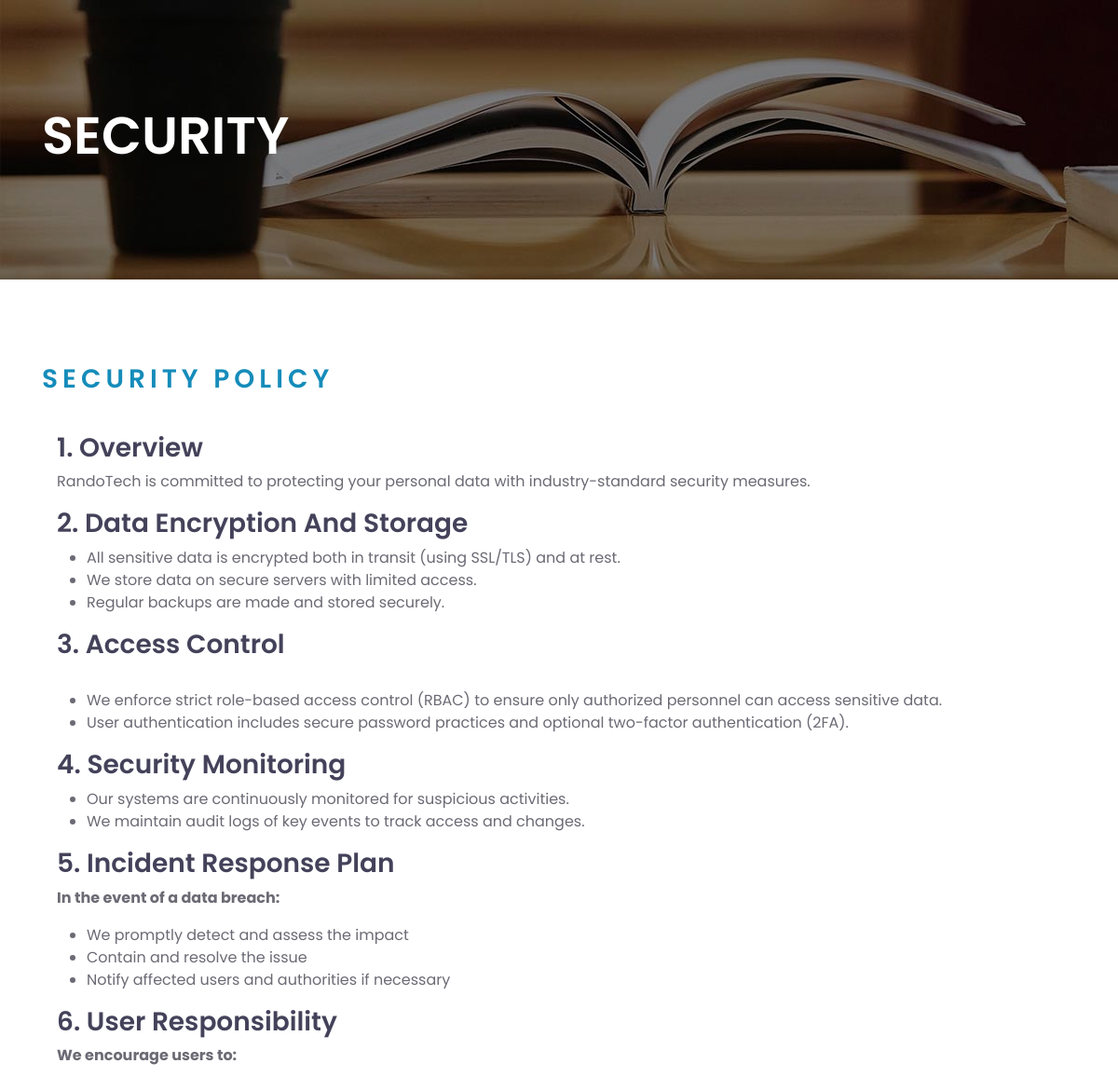
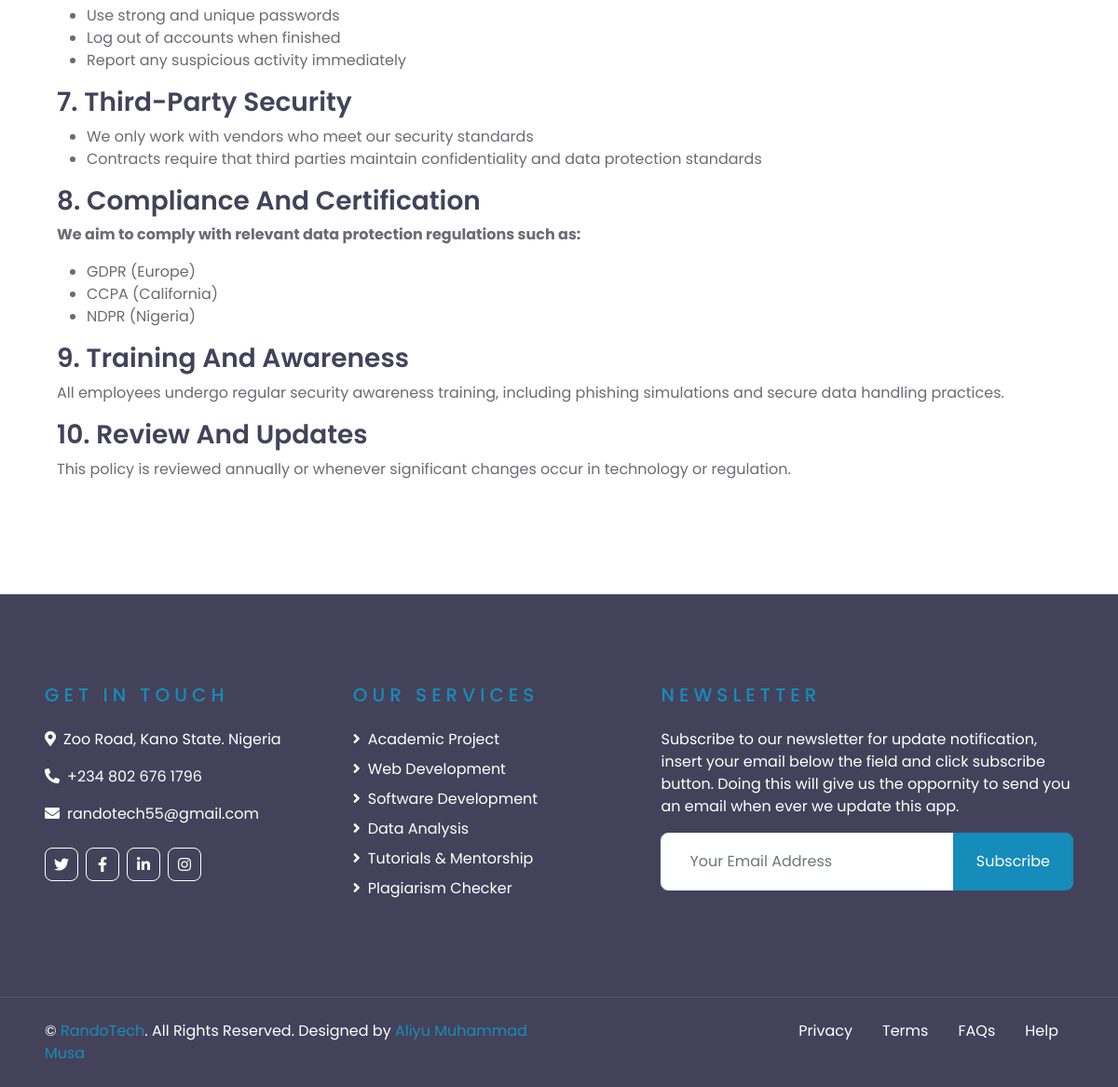
Page /security/ on the committed database (2 pictures, top to bottom).
### core/models.py (models this page shows, shortened)
class Service(models.Model):
    name = models.CharField(max_length=50)
    description = models.TextField(default='Write Something')
    price1 = models.IntegerField(default=0)
    price2 = models.IntegerField(default=0)
    price3 = models.IntegerField(default=0)
    price4 = models.IntegerField(default=0)
    price5 = models.IntegerField(default=0)
    cover_img = models.ImageField(upload_to='img/post_cover', default='image')
    img1 = models.ImageField(upload_to='img/img', default='img/post_cover/image_1.jpg')
    img2 = models.ImageField(upload_to='img/img', default='img/post_cover/image_1.jpg')
    img3 = models.ImageField(upload_to='img/img', default='img/post_cover/image_1.jpg')
    img4 = models.ImageField(upload_to='img/img', default='img/post_cover/image_1.jpg')
    def get_absolute_url(self):
        return reverse("core:service_detail", kwargs={"id": self.id})

### core/views.py (the view)
# urls.py: path('security/', SecurityView, name='security'),
def SecurityView(request):
    services = Service.objects.all()
    context = {
        'services' : services,
    }
    return render(request, 'some_pages/security.html', context)

### core/templates/some_pages/security.html (shortened to what this page needs)
<!DOCTYPE html>
<html lang="en">
  {% load static %}
  <head>
    <link
      href="https://cdnjs.cloudflare.com/ajax/libs/font-awesome/5.10.0/css/all.min.css"
      rel="stylesheet"
    />
    <link
      href="{% static 'lib/owlcarousel/assets/owl.carousel.min.css' %}"
      rel="stylesheet"
    />
    <link
      href="https://cdn.jsdelivr.net/npm/bootstrap@5.3.7/dist/css/bootstrap.min.css"
      rel="stylesheet"
    />
    <link href="{% static 'css/style.css' %}" rel="stylesheet" />
  </head>
    <body>
    <div class="container-fluid page-header" style="margin-bottom: 90px;">
        <div class="container">
            <div class="d-flex flex-column justify-content-center" style="min-height: 300px">
                <h3 class="display-4 text-white text-uppercase">security</h3>
            </div>
        </div>
    </div>
    <div class="mb-0 container">
                        <h3 class="text-uppercase mb-4 text-primary" style="letter-spacing: 5px;">Security Policy</h3>
                        <div class="p-3">
                            <h3 class="text-capitalize">1. Overview</h3>
                            <p>RandoTech is committed to protecting your personal data with industry-standard security measures.</p>
                            <h3 class="text-capitalize">2. Data Encryption and Storage</h3>
                            <ul>
                                <li>All sensitive data is encrypted both in transit (using SSL/TLS) and at rest.
</li>
                                <li>We store data on secure servers with limited access.</li>
                                <li>Regular backups are made and stored securely.</li>
                            </ul>
                            <h3 class="text-capitalize">3. Access Control</h3><br>
                            <ul>
                                <li>We enforce strict role-based access control (RBAC) to ensure only authorized personnel can access sensitive data.</li>
                                <li>User authentication includes secure password practices and optional two-factor authentication (2FA).</li>
                            </ul>
                            <h3>4. Security Monitoring</h3>
                            <ul>
                                <li>Our systems are continuously monitored for suspicious activities.</li>
                                <li>We maintain audit logs of key events to track access and changes.</li>
                            </ul>
                            <h3>5. Incident Response Plan</h3>
                            <p><b>In the event of a data breach:</b></p>
                            <ul>
                                <li>We promptly detect and assess the impact</li>
                                <li>Contain and resolve the issue</li>
                                <li>Notify affected users and authorities if necessary</li>
                            </ul>
                            <h3 class="text-capitalize">6. User Responsibility</h3>
                            <p><b>We encourage users to:</b></p>
                            <ul>
                                <li>Use strong and unique passwords</li>
                                <li>Log out of accounts when finished</li>
                                <li>Report any suspicious activity immediately</li>
                            </ul>
                            <h3 class="text-capitalize">7. Third-party Security</h3>
                            <ul>
                                <li>We only work with vendors who meet our security standards</li>
                                <li>Contracts require that third parties maintain confidentiality and data protection standards</li>
                            </ul>
                            <h3 class="text-capitalize">8. Compliance and Certification</h3>
                            <p><b>We aim to comply with relevant data protection regulations such as:</b></p>
                            <ul>
                                <li>GDPR (Europe)</li>
                                <li>CCPA (California)</li>
                                <li>NDPR (Nigeria)</li>
                            </ul>
                            <h3 class="text-capitalize">9. Training and Awareness</h3>
                            <p>All employees undergo regular security awareness training, including phishing simulations and secure data handling practices.</p>
                            <h3 class="text-capitalize">10. Review and Updates</h3>
                            <p>This policy is reviewed annually or whenever significant changes occur in technology or regulation.</p>
                    </div></div>
    <div
      class="container-fluid bg-dark text-white py-5 px-sm-3 px-lg-5"
      style="margin-top: 90px"
    >
      <div class="row pt-5">
        <div class="col-lg-7 col-md-12">
          <div class="row">
            <div class="col-md-6 mb-5">
              <h5
                class="text-primary text-uppercase mb-4"
                style="letter-spacing: 5px"
              >
                Get In Touch
              </h5>
              <p>
                <i class="fa fa-map-marker-alt mr-2"></i>Zoo Road, Kano State.
                Nigeria
              </p>
              <p><i class="fa fa-phone-alt mr-2"></i>+234 802 676 1796</p>
              <p><i class="fa fa-envelope mr-2"></i>randotech55@gmail.com</p>
              <div class="d-flex justify-content-start mt-4">
                <a class="btn btn-outline-light btn-square mr-2" href="" onclick="alert('Section not Available!')"
                  ><i class="fab fa-twitter"></i
                ></a>
                <a class="btn btn-outline-light btn-square mr-2" href="https://web.facebook.com/profile.php?id=100089952922680"
                  ><i class="fab fa-facebook-f"></i
                ></a>
                <a class="btn btn-outline-light btn-square mr-2" href="" onclick="alert('Section not Available!')"
                  ><i class="fab fa-linkedin-in"></i
                ></a>
                <a class="btn btn-outline-light btn-square" href="https://www.instagram.com/randotech55/"
                  ><i class="fab fa-instagram"></i
                ></a>
              </div>
            </div>
            <div class="col-md-6 mb-5">
              <h5
                class="text-primary text-uppercase mb-4"
                style="letter-spacing: 5px"
              >
                Our Services
              </h5>
              <div class="d-flex flex-column justify-content-start">
                {% for s in services %}
          <a href="{{ s.get_absolute_url }}" class="text-white mb-2"><i class="fa fa-angle-right mr-2"></i>{{s.name}}</a>
          {% endfor %}
              </div>
            </div>
          </div>
        </div>
        <div class="col-lg-5 col-md-12 mb-5">
          <h5
            class="text-primary text-uppercase mb-4"
            style="letter-spacing: 5px"
          >
            Newsletter
          </h5>
          <p>
            Subscribe to our newsletter for update notification, insert your email below the field and click subscribe button. Doing this will give us the oppornity to send you an email when ever we update this app.
          </p>
          <div class="w-100">
            <form action="" method="post">
              <div class="input-group">
                <input
                type="text"
                name="email"
                class="form-control border-light"
                style="padding: 30px"
                placeholder="Your Email Address"
                />
                <div class="input-group-append">
                  <button class="btn btn-primary px-4">Subscribe</button>
                </div>
              </div>
            </form>
          </div>
        </div>
      </div>
    </div>
    <div
      class="container-fluid bg-dark text-white border-top py-4 px-sm-3 px-md-5"
      style="border-color: rgba(256, 256, 256, 0.1) !important"
    >
      <div class="row">
        <div class="col-lg-6 text-center text-md-left mb-3 mb-md-0">
          <p class="m-0 text-white">
            &copy; <a href="https://wa.me/2348026761796">RandoTech</a>. All Rights Reserved. Designed by
            <a href="https://wa.me/2348026761796">Aliyu Muhammad Musa</a>
          </p>
        </div>
        <div class="col-lg-6 text-center text-md-right">
          <ul class="nav d-inline-flex">
            <li class="nav-item">
              <a class="nav-link text-white py-0" href="{% url 'core:privacy' %}">Privacy</a>
            </li>
            <li class="nav-item">
              <a class="nav-link text-white py-0" onclick="alert('Section not Available!')" href="#">Terms</a>
            </li>
            <li class="nav-item">
              <a class="nav-link text-white py-0" href="{% url 'core:faq' %}">FAQs</a>
            </li>
            <li class="nav-item">
              <a class="nav-link text-white py-0" onclick="alert('Section not Available!')" href="#">Help</a>
            </li>
          </ul>
        </div>
      </div>
    </div>
  </body>
</html>

### rows in the picture
Service: name "Academic Project"
Service: name "Web Development"
Service: name "Software Development"
Service: name "Data Analysis"
Service: name "Tutorials & Mentorship"
Service: name "Plagiarism Checker"
